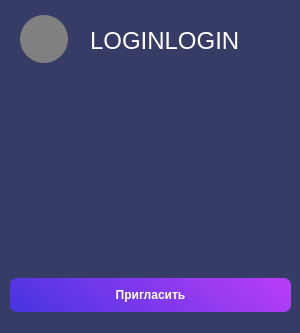
<?xml version="1.0" encoding="UTF-8"?>
<ui version="4.0">
 <class>Form</class>
 <widget class="QWidget" name="Form">
  <property name="geometry">
   <rect>
    <x>0</x>
    <y>0</y>
    <width>300</width>
    <height>333</height>
   </rect>
  </property>
  <property name="minimumSize">
   <size>
    <width>300</width>
    <height>333</height>
   </size>
  </property>
  <property name="maximumSize">
   <size>
    <width>300</width>
    <height>333</height>
   </size>
  </property>
  <property name="baseSize">
   <size>
    <width>0</width>
    <height>0</height>
   </size>
  </property>
  <property name="windowTitle">
   <string>Form</string>
  </property>
  <property name="styleSheet">
   <string notr="true">background: #373C66;
border-radius: 14px;</string>
  </property>
  <widget class="QFrame" name="frame">
   <property name="geometry">
    <rect>
     <x>0</x>
     <y>0</y>
     <width>300</width>
     <height>261</height>
    </rect>
   </property>
   <property name="frameShape">
    <enum>QFrame::NoFrame</enum>
   </property>
   <property name="frameShadow">
    <enum>QFrame::Raised</enum>
   </property>
   <widget class="QScrollArea" name="scrollArea">
    <property name="geometry">
     <rect>
      <x>0</x>
      <y>0</y>
      <width>302</width>
      <height>261</height>
     </rect>
    </property>
    <property name="frameShape">
     <enum>QFrame::NoFrame</enum>
    </property>
    <property name="widgetResizable">
     <bool>true</bool>
    </property>
    <widget class="QWidget" name="scrollAreaWidgetContents_2">
     <property name="geometry">
      <rect>
       <x>0</x>
       <y>0</y>
       <width>302</width>
       <height>261</height>
      </rect>
     </property>
     <widget class="QWidget" name="member" native="true">
      <property name="geometry">
       <rect>
        <x>0</x>
        <y>0</y>
        <width>301</width>
        <height>80</height>
       </rect>
      </property>
      <widget class="QLabel" name="avatar">
       <property name="geometry">
        <rect>
         <x>20</x>
         <y>15</y>
         <width>48</width>
         <height>48</height>
        </rect>
       </property>
       <property name="styleSheet">
        <string notr="true">background: gray;
border-radius: 24px;</string>
       </property>
       <property name="text">
        <string/>
       </property>
      </widget>
      <widget class="QLabel" name="login">
       <property name="geometry">
        <rect>
         <x>90</x>
         <y>25</y>
         <width>151</width>
         <height>31</height>
        </rect>
       </property>
       <property name="font">
        <font>
         <pointsize>18</pointsize>
        </font>
       </property>
       <property name="styleSheet">
        <string notr="true">color: white;</string>
       </property>
       <property name="text">
        <string>LOGINLOGIN</string>
       </property>
      </widget>
     </widget>
    </widget>
   </widget>
  </widget>
  <widget class="QFrame" name="frame_2">
   <property name="geometry">
    <rect>
     <x>10</x>
     <y>260</y>
     <width>281</width>
     <height>71</height>
    </rect>
   </property>
   <property name="frameShape">
    <enum>QFrame::NoFrame</enum>
   </property>
   <property name="frameShadow">
    <enum>QFrame::Raised</enum>
   </property>
   <layout class="QVBoxLayout" name="verticalLayout">
    <property name="spacing">
     <number>0</number>
    </property>
    <property name="leftMargin">
     <number>0</number>
    </property>
    <property name="topMargin">
     <number>0</number>
    </property>
    <property name="rightMargin">
     <number>0</number>
    </property>
    <property name="bottomMargin">
     <number>0</number>
    </property>
    <item>
     <widget class="QPushButton" name="invite_member">
      <property name="font">
       <font>
        <weight>75</weight>
        <bold>true</bold>
       </font>
      </property>
      <property name="cursor">
       <cursorShape>PointingHandCursor</cursorShape>
      </property>
      <property name="styleSheet">
       <string notr="true">background-color: qlineargradient(spread:pad, x1:1, y1:0.489, x2:0, y2:0.645773, stop:0 rgba(180, 61, 247, 255), stop:1 rgba(75, 53, 225, 255));
color: white;
padding: 10px;
border-radius: 7px;
font-weight: bold;</string>
      </property>
      <property name="text">
       <string>Пригласить</string>
      </property>
     </widget>
    </item>
   </layout>
  </widget>
 </widget>
 <resources/>
 <connections/>
</ui>
